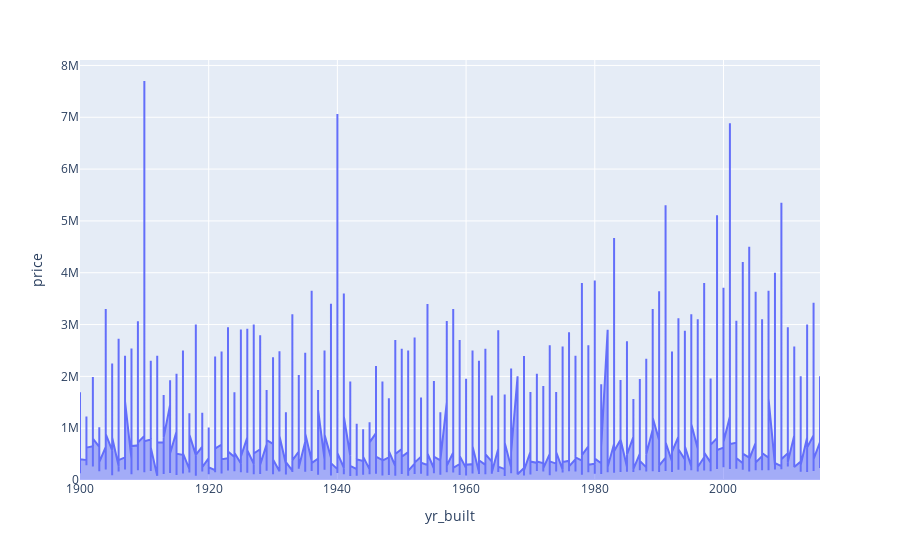

Notebook code cell kept with this figure:
### Code cell
fig1.show()

### Figure 1 — Plotly figure (JSON) as saved in the notebook; plotly's stock layout.template omitted (floating-point values rounded to 4 significant figures; data arrays with more than 128 entries replaced by an {"elided": "..."} marker saying what was removed)
{"data": [{"fillpattern": {"shape": ""}, "hovertemplate": "yr_built=%{x}<br>price=%{y}<extra></extra>", "legendgroup": "", "line": {"color": "#636efa"}, "marker": {"symbol": "circle"}, "mode": "lines", "name": "", "orientation": "v", "showlegend": false, "stackgroup": "1", "type": "scatter", "x": {"elided": "21613 int values"}, "xaxis": "x", "y": {"elided": "21613 int values"}, "yaxis": "y"}], "layout": {"legend": {"tracegroupgap": 0}, "margin": {"t": 60}, "xaxis": {"anchor": "y", "domain": [0, 1], "title": {"text": "yr_built"}}, "yaxis": {"anchor": "x", "domain": [0, 1], "title": {"text": "price"}}}}
